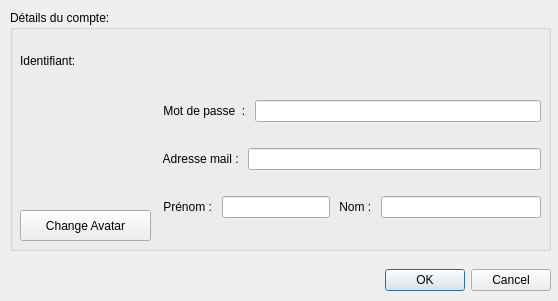
<?xml version="1.0" encoding="UTF-8"?>
<ui version="4.0">
 <class>ViewMyProfile</class>
 <widget class="QDialog" name="ViewMyProfile">
  <property name="geometry">
   <rect>
    <x>0</x>
    <y>0</y>
    <width>558</width>
    <height>301</height>
   </rect>
  </property>
  <property name="windowTitle">
   <string>Dialog</string>
  </property>
  <widget class="QDialogButtonBox" name="buttonBox">
   <property name="geometry">
    <rect>
     <x>360</x>
     <y>260</y>
     <width>191</width>
     <height>41</height>
    </rect>
   </property>
   <property name="orientation">
    <enum>Qt::Horizontal</enum>
   </property>
   <property name="standardButtons">
    <set>QDialogButtonBox::Cancel|QDialogButtonBox::Ok</set>
   </property>
  </widget>
  <widget class="QGroupBox" name="groupBox">
   <property name="geometry">
    <rect>
     <x>10</x>
     <y>10</y>
     <width>541</width>
     <height>241</height>
    </rect>
   </property>
   <property name="title">
    <string>Détails du compte:</string>
   </property>
   <widget class="QWidget" name="verticalLayoutWidget">
    <property name="geometry">
     <rect>
      <x>150</x>
      <y>70</y>
      <width>381</width>
      <height>161</height>
     </rect>
    </property>
    <layout class="QVBoxLayout" name="verticalLayout_2">
     <item>
      <layout class="QHBoxLayout" name="horizontalLayout_6">
       <item>
        <widget class="QLabel" name="label_9">
         <property name="text">
          <string> Mot de passe  : </string>
         </property>
        </widget>
       </item>
       <item>
        <widget class="QLineEdit" name="mdp">
         <property name="echoMode">
          <enum>QLineEdit::Password</enum>
         </property>
        </widget>
       </item>
      </layout>
     </item>
     <item>
      <layout class="QHBoxLayout" name="horizontalLayout_7">
       <item>
        <widget class="QLabel" name="label_10">
         <property name="text">
          <string> Adresse mail : </string>
         </property>
        </widget>
       </item>
       <item>
        <widget class="QLineEdit" name="adrmail"/>
       </item>
      </layout>
     </item>
     <item>
      <layout class="QHBoxLayout" name="horizontalLayout_2">
       <item>
        <layout class="QHBoxLayout" name="horizontalLayout_3">
         <item>
          <layout class="QHBoxLayout" name="horizontalLayout_5">
           <item>
            <widget class="QLabel" name="label_7">
             <property name="text">
              <string> Prénom : </string>
             </property>
            </widget>
           </item>
           <item>
            <widget class="QLineEdit" name="prenom"/>
           </item>
          </layout>
         </item>
         <item>
          <widget class="QLabel" name="label_6">
           <property name="text">
            <string> Nom : </string>
           </property>
          </widget>
         </item>
         <item>
          <widget class="QLineEdit" name="nom"/>
         </item>
        </layout>
       </item>
      </layout>
     </item>
    </layout>
   </widget>
   <widget class="QLabel" name="avatar">
    <property name="geometry">
     <rect>
      <x>10</x>
      <y>70</y>
      <width>131</width>
      <height>121</height>
     </rect>
    </property>
    <property name="text">
     <string/>
    </property>
   </widget>
   <widget class="QLabel" name="idf">
    <property name="geometry">
     <rect>
      <x>10</x>
      <y>30</y>
      <width>521</width>
      <height>41</height>
     </rect>
    </property>
    <property name="text">
     <string>Identifiant: </string>
    </property>
   </widget>
   <widget class="QPushButton" name="changeAvatar">
    <property name="geometry">
     <rect>
      <x>10</x>
      <y>200</y>
      <width>131</width>
      <height>31</height>
     </rect>
    </property>
    <property name="text">
     <string>Change Avatar</string>
    </property>
   </widget>
  </widget>
  <widget class="QLabel" name="warning">
   <property name="geometry">
    <rect>
     <x>10</x>
     <y>260</y>
     <width>361</width>
     <height>31</height>
    </rect>
   </property>
   <property name="styleSheet">
    <string notr="true">color:red;</string>
   </property>
   <property name="text">
    <string/>
   </property>
  </widget>
 </widget>
 <resources/>
 <connections>
  <connection>
   <sender>buttonBox</sender>
   <signal>accepted()</signal>
   <receiver>ViewMyProfile</receiver>
   <slot>accept()</slot>
   <hints>
    <hint type="sourcelabel">
     <x>248</x>
     <y>254</y>
    </hint>
    <hint type="destinationlabel">
     <x>157</x>
     <y>274</y>
    </hint>
   </hints>
  </connection>
  <connection>
   <sender>buttonBox</sender>
   <signal>rejected()</signal>
   <receiver>ViewMyProfile</receiver>
   <slot>reject()</slot>
   <hints>
    <hint type="sourcelabel">
     <x>316</x>
     <y>260</y>
    </hint>
    <hint type="destinationlabel">
     <x>286</x>
     <y>274</y>
    </hint>
   </hints>
  </connection>
 </connections>
</ui>
